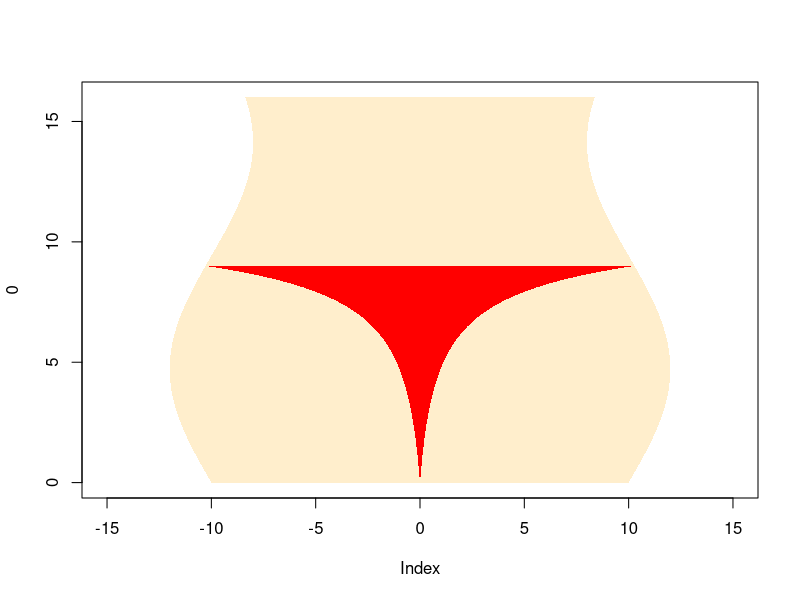

This chart was generated by the following R code:
#!/usr/bin/Rscript

xrange <- c(-15, 15)
yrange <- c(0, 16)
plot(0,
     xlim = xrange,
     ylim = yrange,
     type = "n")
#plot(xrange, yrange, type="n", ann=FALSE, axes=FALSE)
yr <- seq(yrange[1], yrange[2], len = 50)
offsetFn <- function(y) {
  2 * sin(0 + y / 3)
}
offset <- offsetFn(yr)
leftE <- function(y) {
  -10 - offsetFn(y)
}
rightE <- function(y) {
  10 + offsetFn(y)
}
xp <- c(leftE(yr), rev(rightE(yr)))
yp <- c(yr, rev(yr))
polygon(xp, yp, col = "#ffeecc", border = NA)
h <- 9
xt <- seq(0, rightE(h), len = 100)
yt <- log(1 + log(1 + log(xt + 1)))
yt <- yt - min(yt)
yt <- h * yt / max(yt)
x <- c(leftE(h), rightE(h), rev(xt),-xt)
y <- c(h, h, rev(yt), yt)
polygon(x, y, col = "red", border = NA)